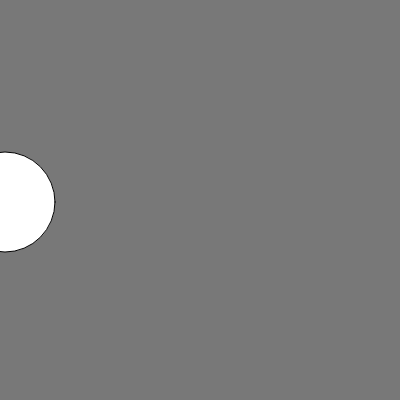
Frame 1 (no input)
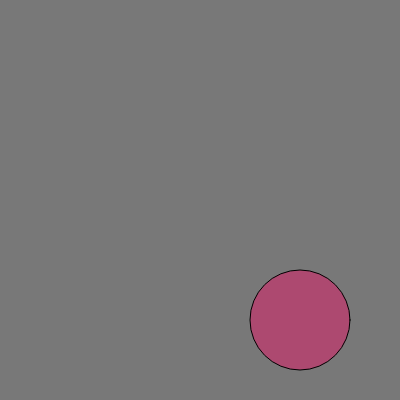
Frame 60 (no input)
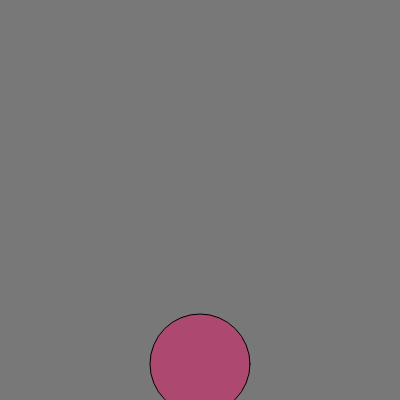
Frame 120 (the mouse pressed at the canvas centre since frame 60)

The p5.js sketch that drew these frames (run headless with seeded random() and noise() and a simulated clock; from frame 60 on, the mouse is pressed at the canvas centre):

// p5.js sketch
// ── sketch.js
var x = 0,
  y = 200;
var Dx = 5,
  Dy = 2;
function setup() {
  createCanvas(400, 400);
  frameRate(60)
}

function draw() {
  background(120);

  x = x + Dx;
  y = y + Dy;

  if (x >= width) {
    Dx = Dx * -1;
  }

  if (x <= 0) {
    Dx = Dx * -1;
  }
  if (y > height){
    Dy = Dy * -1;
  }
  if( y <0){
    Dy = Dy *-1
  }

  circle(x, y, 100);
  fill(255, 0, 100, 100);
}
